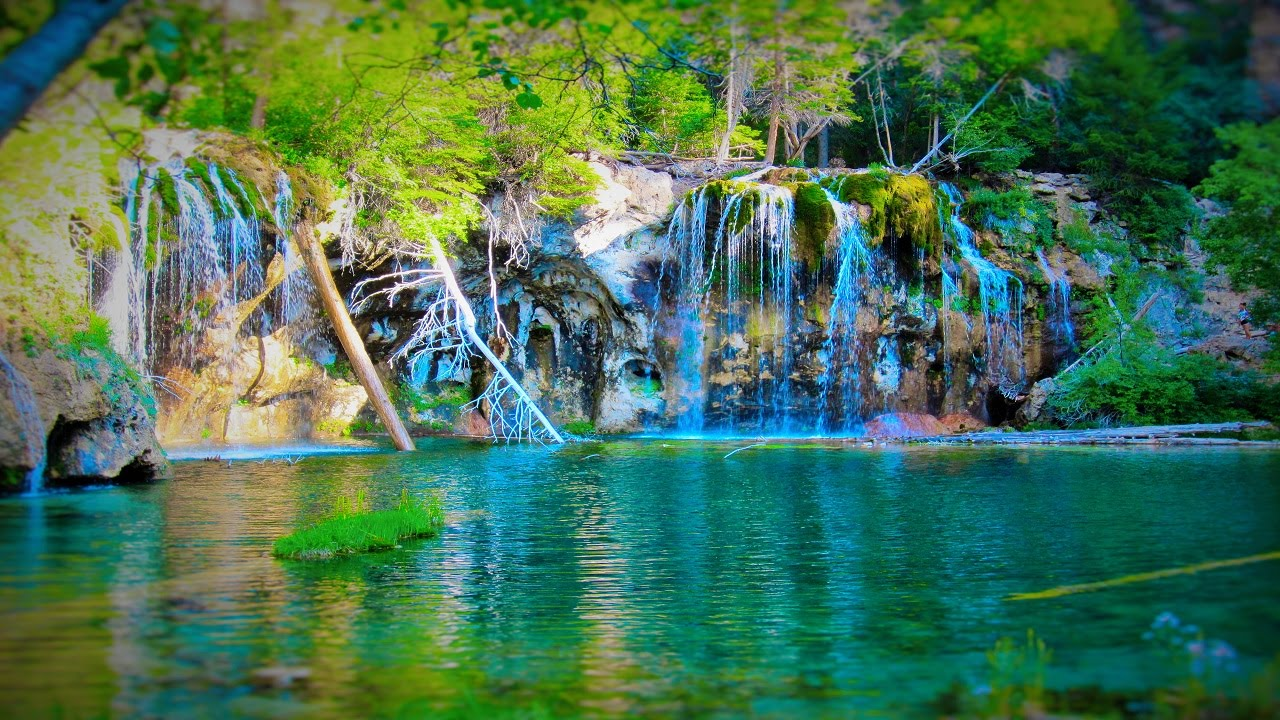
#> input picture images/maxresdefault.jpg, 1280 x 720 px
$ python masking.py --image images/maxresdefault.jpg   (Python 2 division)
#> lines starting #> are read from the running program, lines starting #| are printed output that depends on the picture; after the words box and inside, x2 and y2 are one past the last pixel; in counts of white or black regions, pixels touching at a corner belong together
# import the necessary packages
import numpy as np
import argparse
import cv2

try:

    # construct the argument parser and parse the arguments
    ap = argparse.ArgumentParser()
    ap.add_argument("-i", "--image", required=True, help="Path to the image")
    args = vars(ap.parse_args())

    # load the image and display it
    image = cv2.imread(args["image"])
#> image is the input picture: shape (720, 1280, 3); mean B, G, R 83.6, 114.4, 70.8
    cv2.imshow("Original", image)

    # Masking allows us to focus only on parts of an image that interest us.
    # A mask is the same size as our image, but has only two pixel values,
    # 0 and 255. Pixels with a value of 0 are ignored in the orignal image,
    # and mask pixels with a value of 255 are allowed to be kept. For example,
    # let's construct a rectangular mask that displays only the person in
    # the image
    mask = np.zeros(image.shape[:2], dtype="uint8")
    cv2.rectangle(mask, (0, 90), (290, 450), 255, -1)
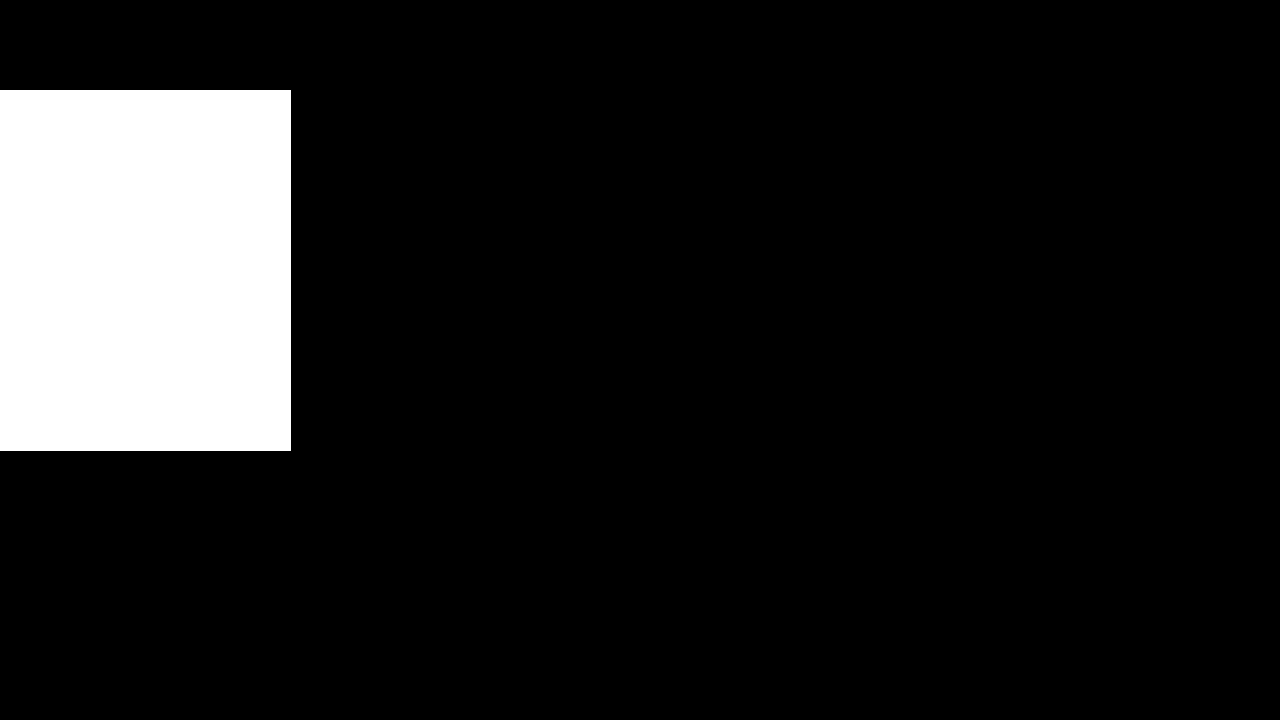
#> mask: shape (720, 1280); 11.4% white; 1 white region, box (x1, y1, x2, y2) and area: (0, 90, 291, 451) 105051
    cv2.imshow("Mask", mask)

    # Apply our mask -- notice how only the person in the image is cropped out
    masked = cv2.bitwise_and(image, image, mask=mask)
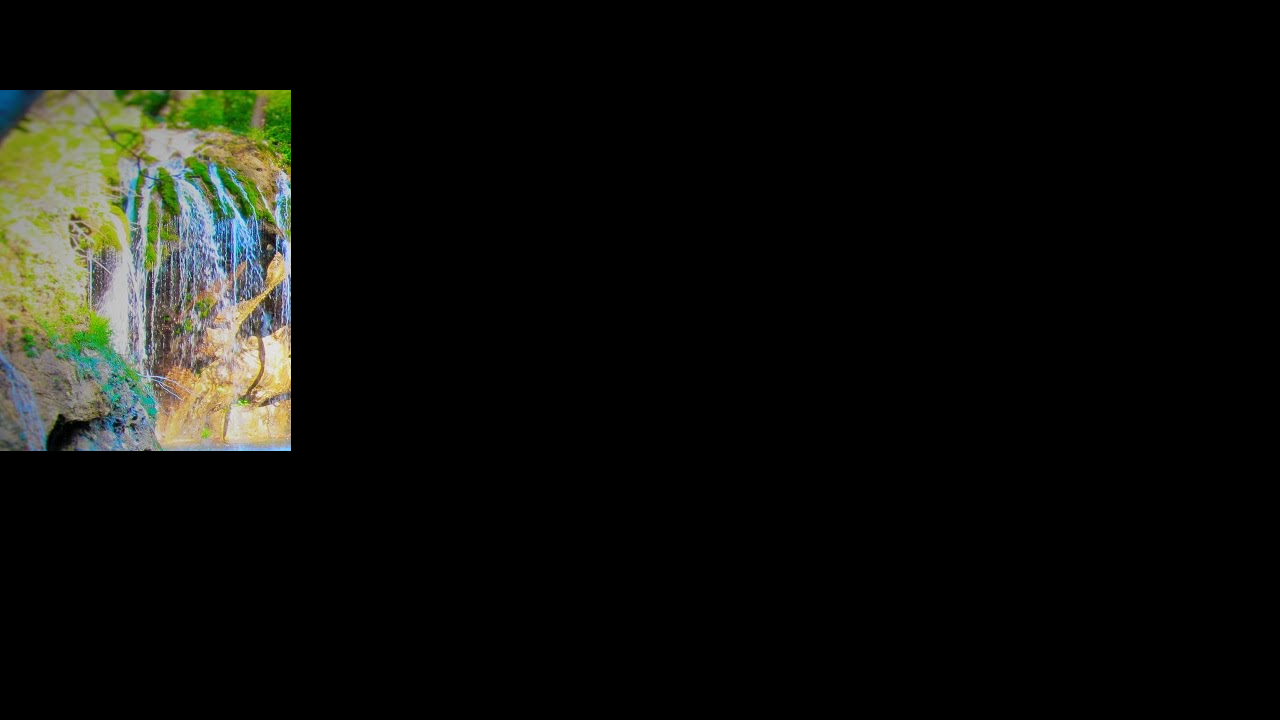
#> masked: shape (720, 1280, 3); mean B, G, R 12.1, 16, 15
    cv2.imshow("Mask Applied to Image", masked)

    # mask again
    mask = np.zeros(image.shape[:2], dtype="uint8")
    cv2.circle(mask, (145, 200), 100, 255, -1)
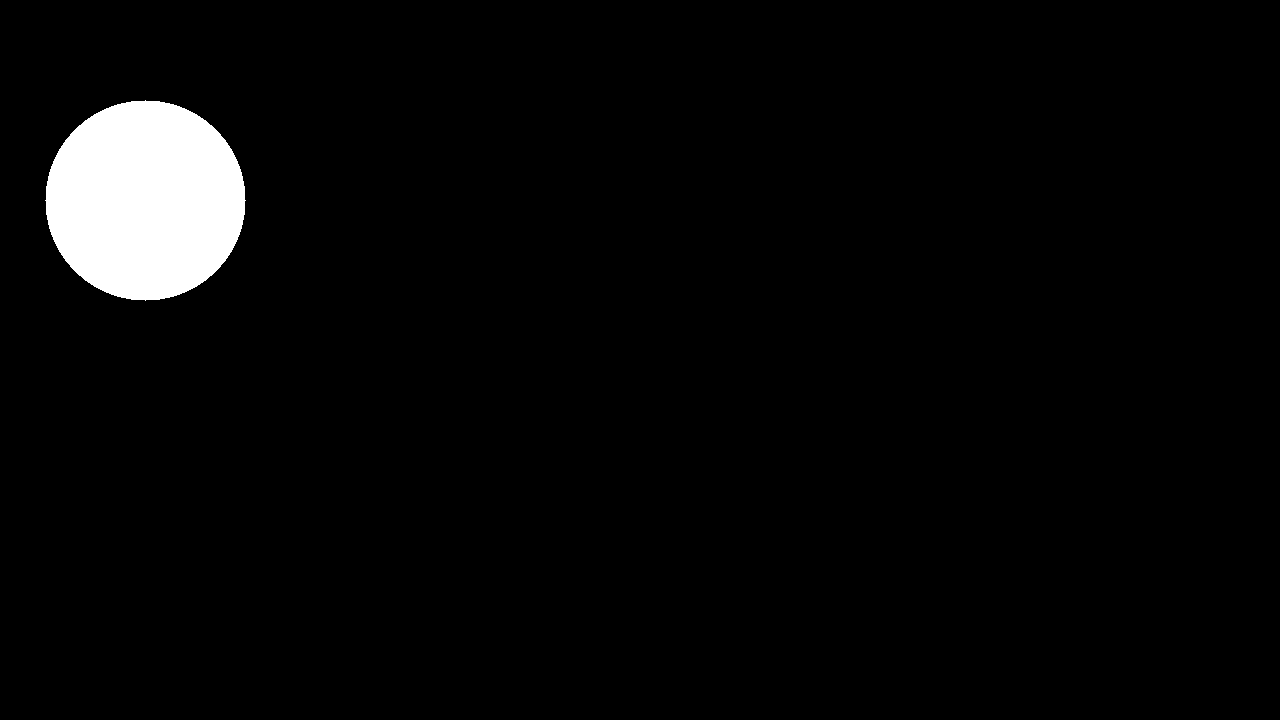
#> mask: shape (720, 1280); 3.4% white; 1 white region, box (x1, y1, x2, y2) and area: (45, 100, 246, 301) 31417
    masked = cv2.bitwise_and(image, image, mask=mask)
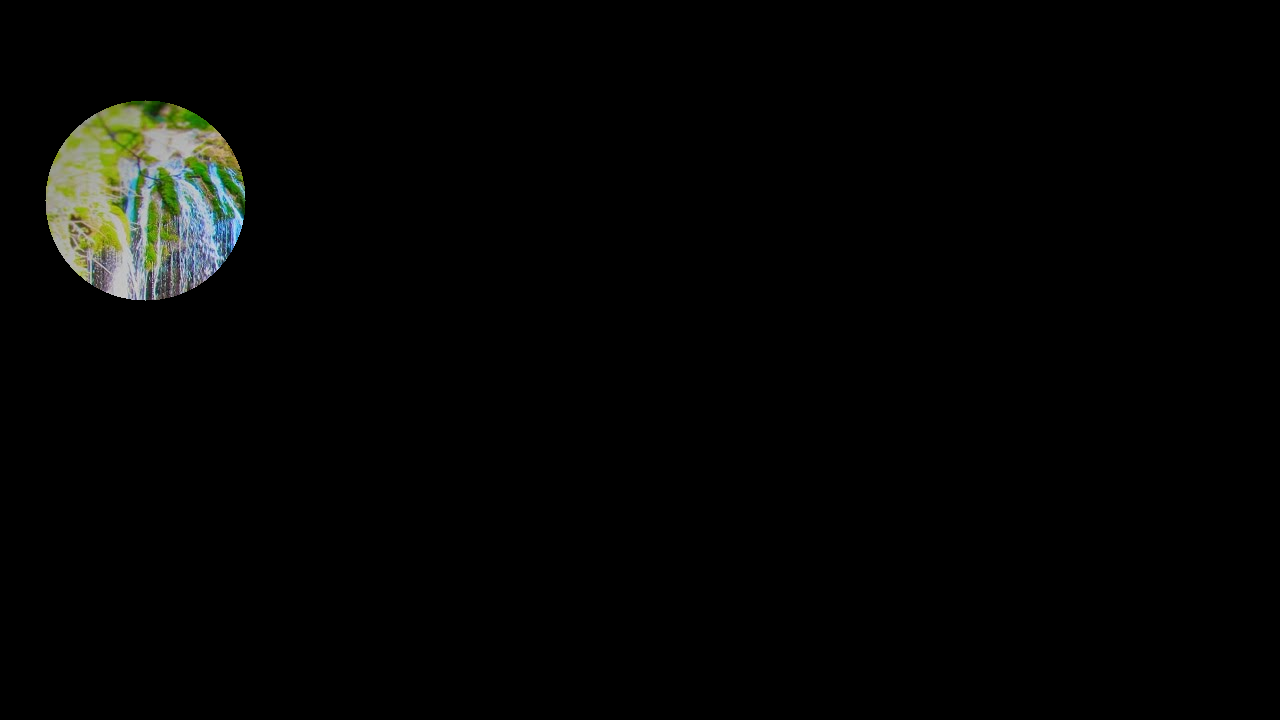
#> masked: shape (720, 1280, 3); mean B, G, R 3.8, 4.9, 4.4
    cv2.imshow("Mask", mask)
    cv2.imshow("Mask Applied to Image", masked)

    while(1):
        cv2.waitKey(33)
except KeyboardInterrupt:
    print "Exiting."
    sys.exit(0)

$ run again, on images/florida_trip_small.png
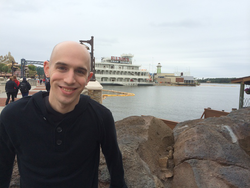
#> input picture images/florida_trip_small.png, 250 x 188 px
#> image is the input picture: shape (188, 250, 3); mean B, G, R 139.9, 140.1, 141
#> `cv2.rectangle(mask, (0, 90), (290, 450), 255, -1)`:
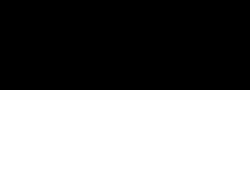
#> mask: shape (188, 250); 52.1% white; 1 black region, box (x1, y1, x2, y2) and area: (0, 0, 250, 90) 22500
#> `masked = cv2.bitwise_and(image, image, mask=mask)`:
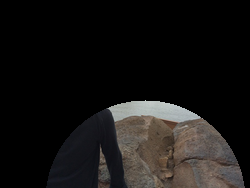
#> masked: shape (188, 250, 3); mean B, G, R 20.1, 21.2, 22.9

$ run again, on images/giraffe.png
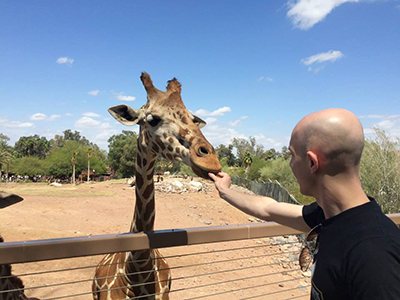
#> input picture images/giraffe.png, 400 x 300 px
#> image is the input picture: shape (300, 400, 3); mean B, G, R 150.5, 143.8, 139.8
#> `cv2.rectangle(mask, (0, 90), (290, 450), 255, -1)`:
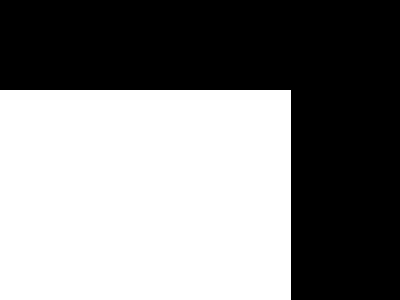
#> mask: shape (300, 400); 50.9% white; 1 black region, box (x1, y1, x2, y2) and area: (0, 0, 400, 300) 58890
#> `masked = cv2.bitwise_and(image, image, mask=mask)`:
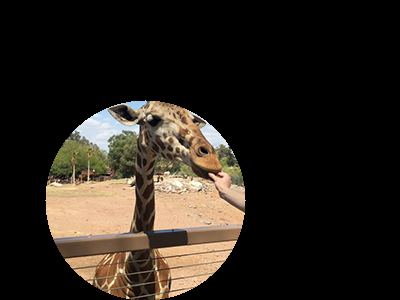
#> masked: shape (300, 400, 3); mean B, G, R 28.4, 35.7, 41.9

$ run again, on images/grand_canyon.png
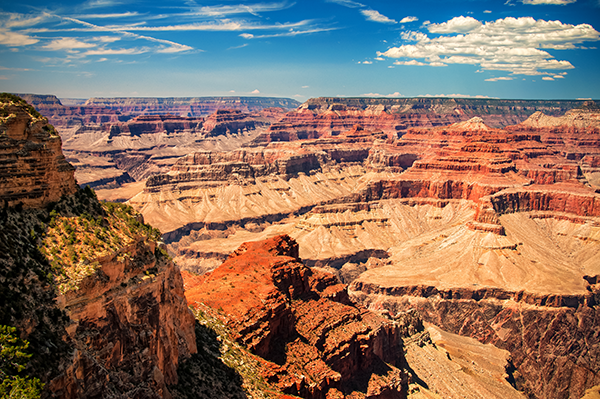
#> input picture images/grand_canyon.png, 600 x 399 px
#> image is the input picture: shape (399, 600, 3); mean B, G, R 97.3, 113.1, 138.6
#> `cv2.rectangle(mask, (0, 90), (290, 450), 255, -1)`:
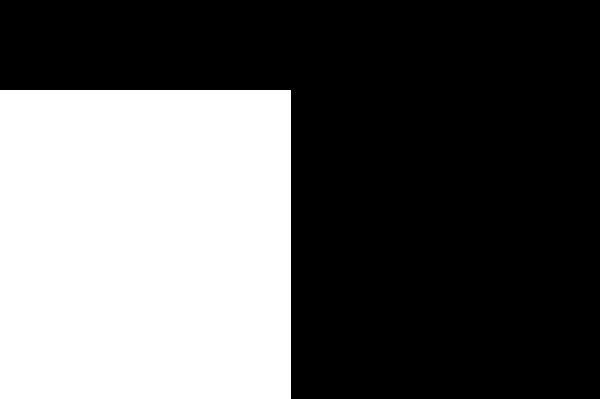
#> mask: shape (399, 600); 37.6% white; 1 white region, box (x1, y1, x2, y2) and area: (0, 90, 291, 399) 89919
#> `masked = cv2.bitwise_and(image, image, mask=mask)`:
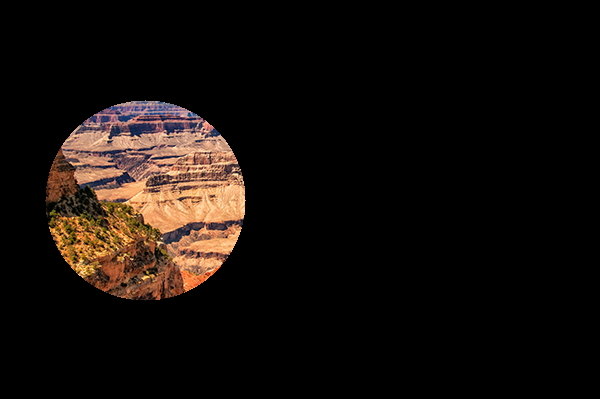
#> masked: shape (399, 600, 3); mean B, G, R 10.6, 14.3, 20.4
